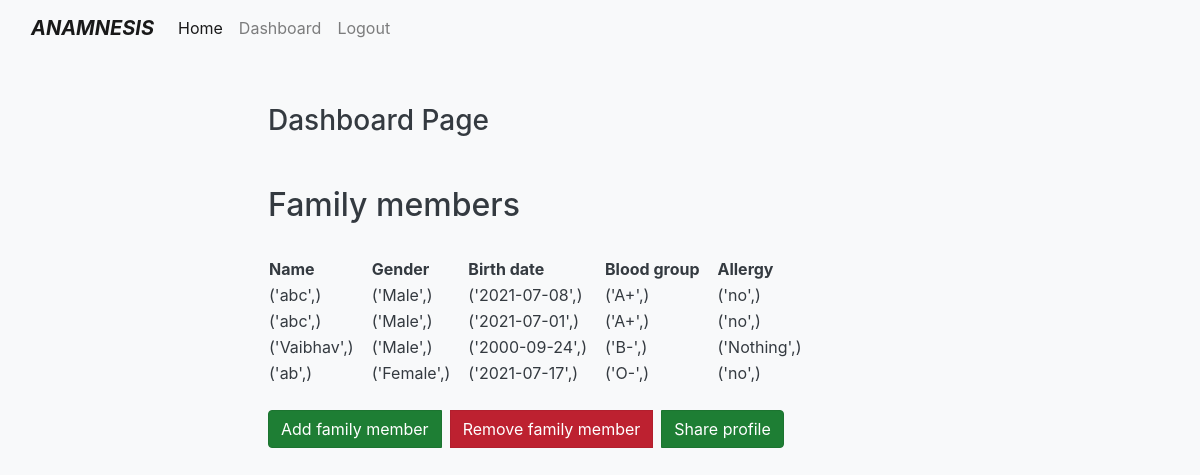
The page /dashboard/ (signed in) on the database its author committed.
### base/models.py (models this page shows, shortened)
class add(models.Model):
    name = models.CharField(max_length= 50)
    gender = models.CharField(max_length= 10)
    birth_date = models.CharField(max_length= 15)
    phone = models.CharField(max_length= 15)
    blood_group = models.CharField(max_length= 5)
    allergy = models.CharField(max_length= 50)
    major_operation = models.TextField()
    date = models.DateField(default= datetime.today())

### base/views.py (the view)
# urls.py: path('dashboard/', views.dashboard, name='dashboard'),
def dashboard(request):
    if request.user.is_authenticated:
        members = ad.objects.all()
        user = request.user
        full_name = user.get_full_name()
        gps = user.groups.all()
        return render(request, 'base/dashboard.html',  {'full_name':full_name, 'groups':gps, 'members' : members})
    else:
        return HttpResponseRedirect('/login/')

### base/templates/base/dashboard.html (shortened to what this page needs)
{% extends 'base/base.html' %}
{% load static %}
{% block content %}
    <div class="col-sm-10 ml-5">
        <h3 class="text-dark my-5">Dashboard Page</h3>
    <h2>Family members </h2>
    {% if members %}
    <table>
        <tr>
            <th>Name&emsp;</th>
            <th>Gender&emsp;</th>
            <th>Birth date&emsp;</th>
            <th>Blood group&emsp;</th>
            <th>Allergy&emsp;</th>
        </tr>
        {% for mem in members %}
        <tr>
            <td>{{mem.name}}&emsp;</td>
            <td>{{mem.gender}}&emsp;</td>
            <td>{{mem.birth_date}}&emsp;</td>
            <td>{{mem.blood_group}}&emsp;</td>
            <td>{{mem.allergy}}&emsp;</td>
        </tr>
        {% endfor %}<br>
    </table>
    {% else %}
        <h1>NO data</h1>
    {% endif %}<br>
    <div class="btn-group" role="group" aria-label="Basic mixed styles example">
        <a href="{% url 'add' %}" class="btn btn-success active" aria-current="page">Add family member</a>&nbsp;&nbsp;
        <a href="#" class="btn btn-danger active" aria-current="page">Remove family member</a>&nbsp;&nbsp;
        <a href="#" class="btn btn-success active" aria-current="page">Share profile</a>&nbsp;&nbsp;
    </div>
    </div>
{% endblock content %}

### base/templates/base/base.html (shortened to what this page needs)
<!DOCTYPE html>
{% load static %}
<html lang="en">
<head>
    <link rel="stylesheet" href="{% static 'base/css/bootstrap.css' %}">
    <link rel="stylesheet" href="{% static 'base/css/style.css' %}">
</head>
<body class="bg-light text-dark">
    <div class="container-fluid bg-light">
        {% include 'base/navbar.html' %}
    </div>
    <div class="row ">
        <div class="col-sm-2 col-md-2 text-dark">
        </div>
        <div class="col-sm-10 col-md-10 bg-light">
            {% block content %}{% endblock content %}
        </div>
    </div>
</body>
</html>

### base/templates/base/navbar.html (shortened to what this page needs)
<nav class="navbar navbar-expand-lg navbar-light bg-light">
    <a class="navbar-brand" href="#"><i><b>ANAMNESIS</b></i></a>
    <div class="collapse navbar-collapse" id="navbarNav">
        <ul class="navbar-nav">
            <li class="nav-item active">
                <a class="nav-link" href="/">Home <span class="sr-only">(current)</span></a>
            </li>
            {% if request.user.is_authenticated %}
            <li class="nav-item">
                <a class="nav-link" href="{% url 'dashboard' %}">Dashboard</a>
            </li>
            {% endif %}
            {% if request.user.is_authenticated %}
            <li class="nav-item">
                <a class="nav-link" href="{% url 'logout' %}">Logout</a>
            </li>
            {% endif %}
        </ul>
    </div>
</nav>

### base/static/base/css/style.css (style rules this page uses)
body { background-color: rgb(255, 255, 255); color: rgb(0, 0, 0); }

### rows shown on the page
add: name "('abc',)", gender "('Male',)", birth_date "('2021-07-08',)", blood_group "('A+',)", allergy "('no',)"
add: name "('abc',)", gender "('Male',)", birth_date "('2021-07-01',)", blood_group "('A+',)", allergy "('no',)"
add: name "('Vaibhav',)", gender "('Male',)", birth_date "('2000-09-24',)", blood_group "('B-',)", allergy "('Nothing',)"
add: name "('ab',)", gender "('Female',)", birth_date "('2021-07-17',)", blood_group "('O-',)", allergy "('no',)"
